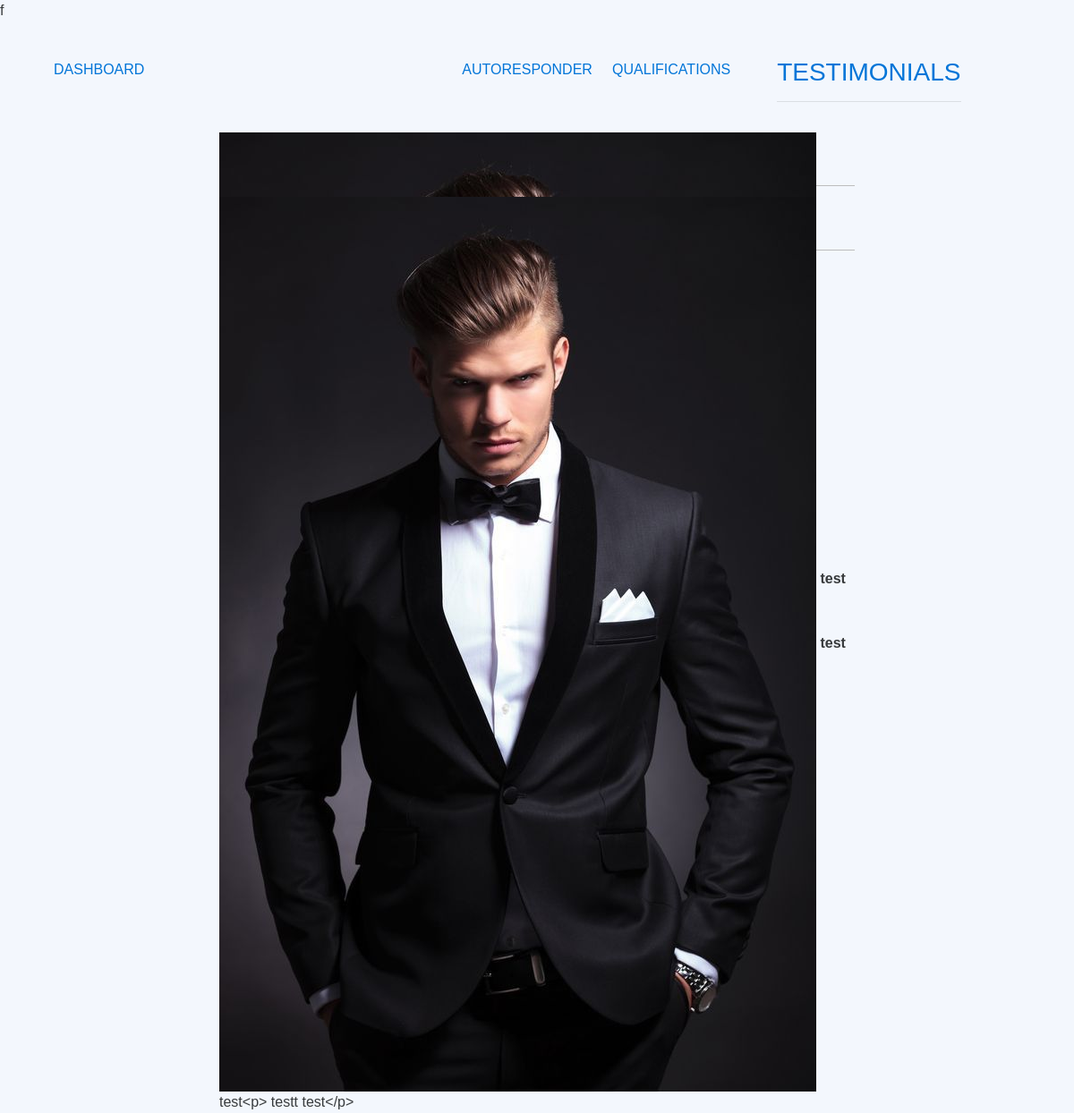
The app's page /control-panel/testimonials/ with its own data.
### bot/models.py (models this page shows, shortened)
class Testimonial(models.Model):
	dp = models.FileField(upload_to='docs/images/testimonials')
	name = models.CharField(max_length=100)
	designation = models.CharField(max_length=200)
	message = RedactorField()

### cpanel/views.py (the view, shortened to what this page needs)
class TestimonialView(FormView):
	template_name = 'testimonial.html'
	form_class = TestimonialForm
	def get_context_data(self, *args, **kwargs):
		ctx = super().get_context_data(*args, **kwargs)
		ctx['object_list'] = Testimonial.objects.all()
		return ctx

### cpanel/templates/testimonial.html (shortened to what this page needs)
{% extends "dashboard.html" %}
{% load staticfiles crispy_forms_tags %}
{% block stylesheet %}
	<link href="/static/redactor/css/redactor.css" type="text/css" media="all" rel="stylesheet" />
    <link href="/static/redactor/css/django_admin.css" type="text/css" media="all" rel="stylesheet" />
{% endblock stylesheet %}
{% block dashboard_header %}
	<a href="{% url 'cpanel_dashboard' %}" class="">DASHBOARD</a>
{% endblock dashboard_header %}
{% block qualification_header %}
	<div class="col-md-3"><a href="{% url 'qualifications' %}" class="float-xs-right">
		QUALIFICATIONS
	</a></div>
{% endblock qualification_header %}
{% block testimonials_header %}
	<div class="col-md-5"><a href="" class="float-xs-right">
		<h3>TESTIMONIALS</h3><hr>
	</a></div>
{% endblock testimonials_header %}
{% block container %}
	{% for object in object_list %}
		<div class="col-md-8 offset-md-2">
			<div class="m-v b-b" style="height:60px;">
				<img src="{{ object.dp.url }}" alt="">
				<strong>{{ object.name }}</strong><br>
				<p>{{object.message}}</p>
			</div>
		</div>
	{% endfor %}
{% endblock container %}

### static/custom/css/tools.css (style rules this page uses)
body { background-color: #F3F7FD; font-family: Montserrat, sans-serif; }
.b-b { border-bottom: 1px solid #bdbdbd; }
.m-v { margin: 6px 0 !important; }

### cpanel/templates/dashboard.html (style rules this page uses)
a { text-decoration: none !important; }

### records on screen
Testimonial: name "test"
Testimonial: dp (picture), name "test", message "test<p> testt test</p>"
